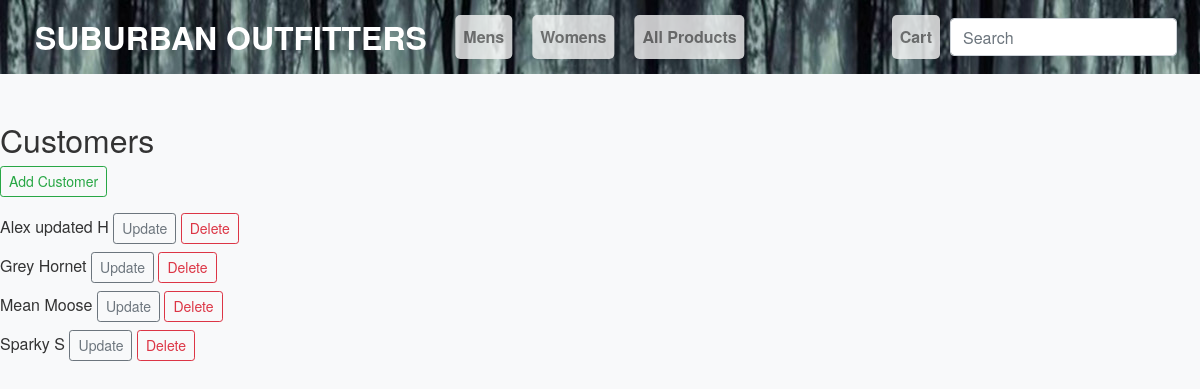
Page /customers/customer_list/ on the earlier database version.
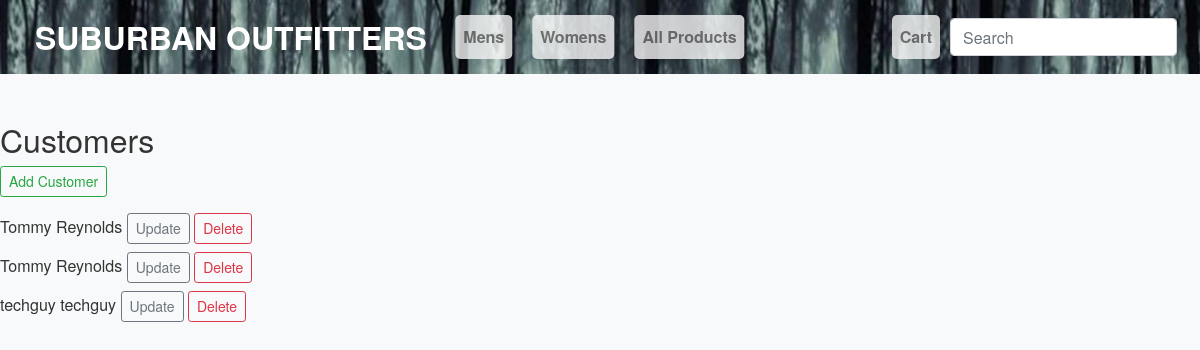
Same page on the later database version.
### customer/models.py (models this page shows, shortened)
class Customer(models.Model):
    firstName = models.CharField(max_length=100)
    lastName = models.CharField(max_length=100)
    address = models.CharField(max_length=200)
    username = models.CharField(max_length=100)
    password = models.CharField(max_length=128, null=True)
    last_login = models.DateTimeField(auto_now=True)

### customer/views.py (the view)
# urls.py: path('customer_list/', views.CustomerListView.as_view(), name="customer_list"),
class CustomerListView(View):
    def get(self, request):
        customers = Customer.objects.all()
        return render(request, 'customer_list.html', {'customers': customers})

### customer/context_processors.py (called while the page is built)
def categories(request):
    return {
        'categories': Category.objects.all()
    }

### templates/customer_list.html
{% load static %}
<!DOCTYPE html>
<html>
<head>
    <link rel="stylesheet" href="https://stackpath.bootstrapcdn.com/bootstrap/4.5.2/css/bootstrap.min.css">
    <link rel="stylesheet" href="{% static 'css/styles.css' %}">
</head>
<body>
    {% include "nav.html" %}
    <h2>Customers</h2>
    <a href="{% url 'customer_add' %}" class="btn btn-outline-success btn-sm mb-3">Add Customer</a>
    <ul class="list-unstyled">
        {% for customer in customers %}
        <li class="mb-2">
            {{ customer.firstName }} {{ customer.lastName }}
            <a href="{% url 'customer_update' customer.pk %}" class="btn btn-outline-secondary btn-sm">Update</a>
            <a href="{% url 'customer_delete' customer.pk %}" class="btn btn-outline-danger btn-sm">Delete</a>
        </li>
        {% endfor %}
    </ul>
</body>
</html>

### templates/nav.html (shortened to what this page needs)
{% load static %}
<nav class="navbar fixed-top navbar-expand-lg navbar-light" style="padding: 0.5rem 0; background-image: url('{% static 'images/nav4.jpg' %}');">
    <div class="container-fluid">
        <a class="navbar-brand" href="{% url 'home' %}" style="font-weight: bold; text-transform: uppercase; font-size: 2em; color: white; padding-left: 20px;">SUBURBAN OUTFITTERS</a>
        <div class="collapse navbar-collapse" id="navbarSupportedContent">
            <ul class="navbar-nav mr-auto">
                <li class="nav-item">
                    <a class="nav-link" href="{% url 'mens_products' %}">Mens</a>
                </li>
                <li class="nav-item">
                    <a class="nav-link" href="{% url 'womens_products' %}">Womens</a>
                </li>
                <li class="nav-item">
                    <a class="nav-link" href="{% url 'customer_product_list' %}">All Products</a>
                </li>
            </ul>
        </div>
        <div class="ml-auto d-flex align-items-center">
            <ul class="navbar-nav">
                <li class="nav-item">
                    <a href="{% url 'cart:cart_detail' %}" class="nav-link">
                         Cart
                    </a>
                </li>
            </ul>
            <form class="form-inline my-2 my-lg-0" action="{% url 'search_results' %}" method="get">
                <input class="form-control mr-sm-2" type="search" placeholder="Search" aria-label="Search" name="q">
            </form>
        </div>
    </div>
</nav>

### static/css/styles.css (style rules this page uses)
body { background-color: #f8f9fa; color: #333; font-family: 'Helvetica Neue', Helvetica, Arial, sans-serif; margin-top: 120px; }
h1, h2, h3, h4, h5, h6 { color: #333; }
.mb-3 { margin-bottom: 1rem; }
.navbar-brand { font-weight: bold; text-transform: uppercase; font-size: 3em; color: white; padding-left: 40px; }
.navbar-collapse { position: absolute; left: 50%; transform: translateX(-50%); z-index: 1; }
.nav-link { background-color: rgba(245, 245, 245, 0.8); margin: 0 10px; padding: 10px 15px; border-radius: 5px; font-weight: bold; }

Differences in the rows shown:
removed Customer: firstName "Alex updated", lastName "H"
removed Customer: firstName "Grey", lastName "Hornet"
removed Customer: firstName "Mean", lastName "Moose"
added Customer: firstName "Tommy", lastName "Reynolds"
changed Customer (number 2 of 3 on the later page): firstName "Sparky" → "Tommy"; lastName "S" → "Reynolds"
added Customer: firstName "techguy", lastName "techguy"
